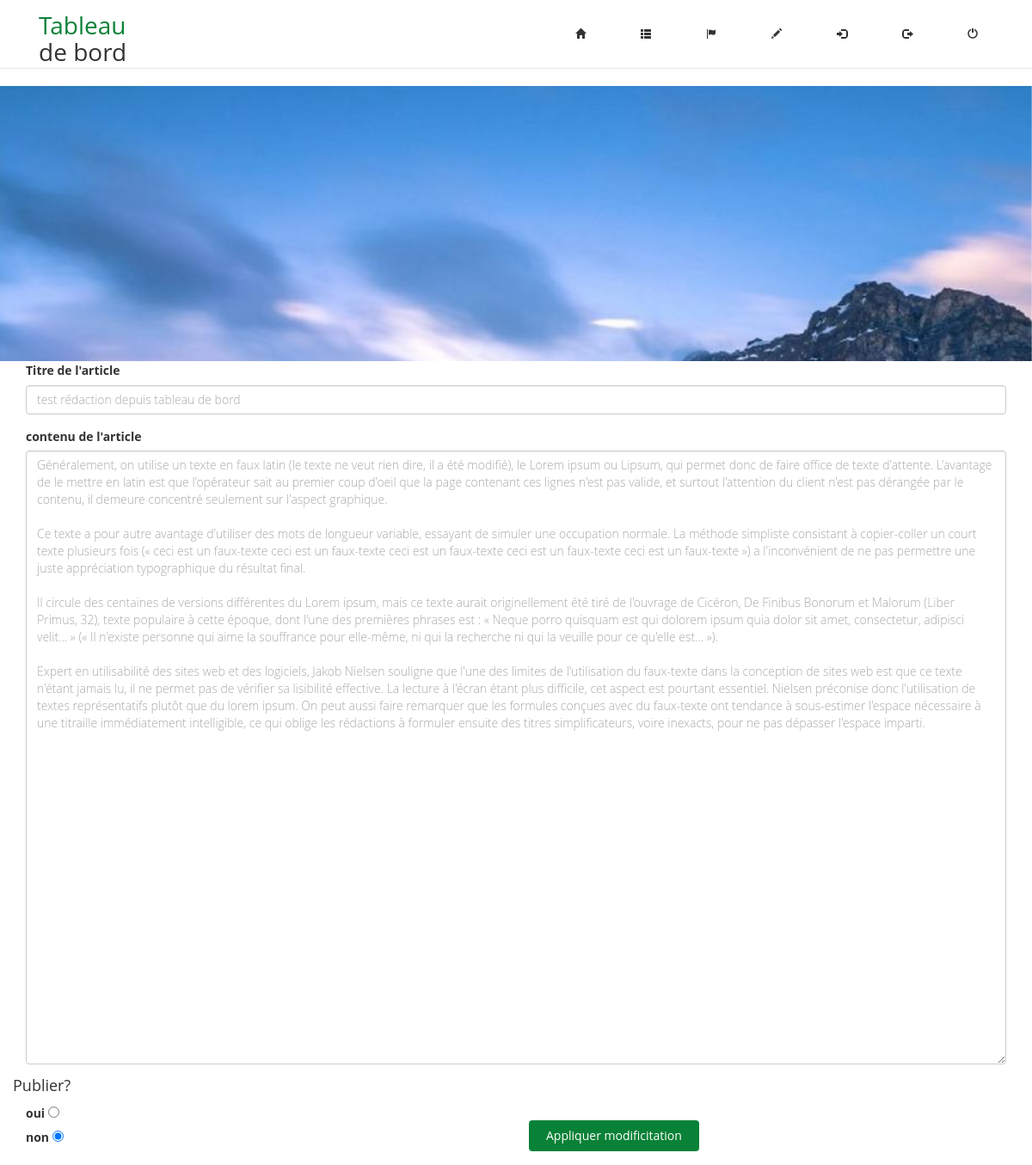
Screenshot of /admin/index.php?page=article&id=10 (signed in) with the database file from the repository.
### tables this page shows
CREATE TABLE `articles` (
  `idarticle` int(11) NOT NULL,
  `titre` varchar(100) DEFAULT NULL,
  `contenu` text,
  `image` varchar(100) NOT NULL DEFAULT 'imgpardefaut.jpg',
  `dateparution` datetime NOT NULL DEFAULT CURRENT_TIMESTAMP,
  `date_modification` datetime DEFAULT CURRENT_TIMESTAMP ON UPDATE CURRENT_TIMESTAMP,
  `idusers` int(11) DEFAULT NULL,
  `publier` tinyint(4) NOT NULL
);

### admin/index.php (called while the page is built, shortened)
<?php
$pages = scandir('pages/');
if (isset($_GET['page']) && !empty($_GET['page'])) {
  if (in_array($_GET['page'] . '.php', $pages)) {
    $page = $_GET['page'];
  } else {
    $page = "error";
  }
} else {
  $page = "dashboard";
}
include 'pages/' . $page . '.php';
?>

### admin/functions/article-func.php (called while the page is built, shortened)
<?php
function affichArticl(){
    global $db;
    $req= $db->query("SELECT articles.idarticle,
    articles.titre,
    articles.image,
    articles.contenu,
    articles.publier,
    articles.dateparution,
    users.nom_prenom
    FROM articles
    JOIN users
    ON articles.idusers = users.idusers
    WHERE articles.idarticle='{$_GET['id']}'
    ");
    $resultat = $req->fetchObject();
    return $resultat;
}

### admin/pages/article.php (the view, shortened to what this page needs)
<?php
include "header.php";
$article = affichArticl();
?>
<div class="parallax-container">
    <div class="parallax" style="background-image:url(../images/img_blog/<?= $article->image ?>)">
    </div>
</div>
<div class="container bg-white">
    <form method="post">
        <div class="row">
            <div class="form-group col-sm-12">
                <label for="titre">Titre de l'article</label>
                <input class="form-control" style="color:darkgray" type="text" name="titre" id="titre" value="<?= $article->titre ?>">
            </div>
            <div class="form-group col-sm-12">
                <label for="content">contenu de l'article</label>
                <textarea class="form-control" style="color:darkgray; height:auto;" name="contenu" id="content" rows="35"><?= $article->contenu ?></textarea>
            </div>
            <div >
                <h4>Publier?</h4>
                <div class="form-group col-sm-6">
                    <label  class="custom-control-input" for="publie">oui</label>
                    <input type="radio" name="publier" id="publie" value="1"<?php echo $article->publier == '1' ? 'checked' : '' ?>> <br>
                    <label class="custom-control-input" for="publie">non</label>
                    <input  type="radio" name="publier" id="publie" value="0"<?php echo $article->publier == '0' ? 'checked' : '' ?>>
                </div>
                <div class="form-group col-sm-6">
                    <button class="btn btn-primary" type="submit" name="envoyer" >Appliquer modificitation</button>
                </div>
            </div>
        </div>
    </form>

### css/stylesheet.css (style rules this page uses)
body { font-family:'Open Sans', Arial, sans-serif; font-size:14px; font-weight:300; line-height:1.6em; color:#fff; background-color:#fff; overflow-x:hidden; }
h1,h2,h3,h4,h5,h6 { color:#333; line-height:1.1em; }
.btn-primary { padding: 8px 20px; background:rgb(9, 129, 55); color: #fff; border:none; margin-top: 20px; }
body, html { height: 100%; }
.parallax { height: 100%; background-attachment: fixed; background-position: center; background-repeat: no-repeat; background-size: cover; }
.parallax-container { height: 320px; }
label { color: #333 !important; }

### rows the page displays
articles: image (picture), titre "test rédaction depuis tableau de bord", contenu "Généralement, on utilise un texte en faux latin (le texte ne veut rien dire, il a été modifié), le Lorem ipsum ou Lipsum, qui permet donc de faire office de texte d'attente. L'avantage de le mettre en latin est que l'opérateur sait au premier coup d'oeil que la page contenant ces lignes n'est pas valide, et surtout l'attention du client n'est pas dérangée par le contenu, il demeure concentré seulement sur l'aspect graphique. Ce texte a pour autre avantage d'utiliser des mots de longueur variable, essayant de simuler une occupation normale. La méthode simpliste consistant à copier-coller un court texte plusieurs fois (« ceci est un faux-texte ceci est un faux-texte ceci est un faux-texte…", publier "☐ oui", publier "☑"
